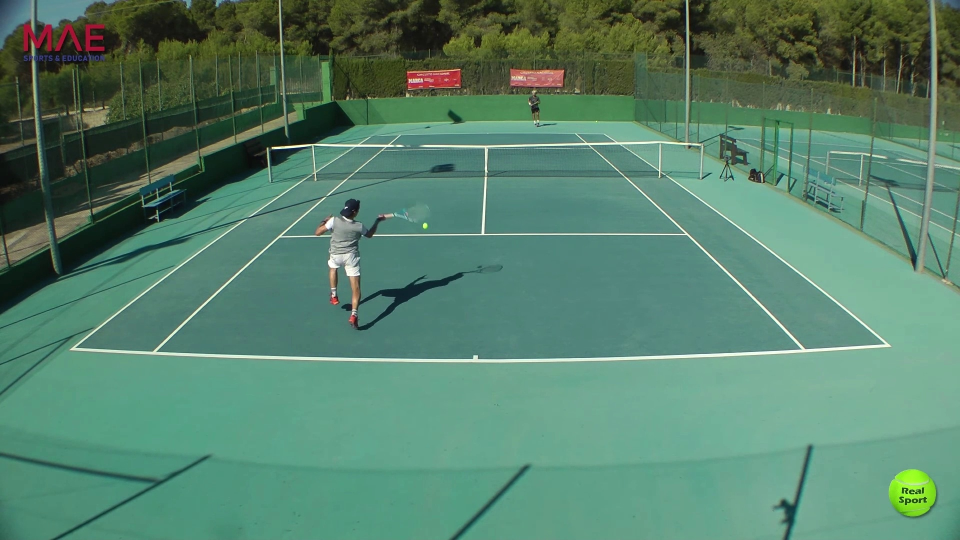
#> input picture images/1-2699.jpg, 1920 x 1080 px (shown at 1/2 size); its folder holds 4 pictures in this run
$ jupyter execute machine_learning.ipynb   (shell and % lines are left out)
#> lines starting #> are read from the running program, lines starting #| are printed output that depends on the picture; after the words box and inside, x2 and y2 are one past the last pixel; in counts of white or black regions, pixels touching at a corner belong together
# Proyecto ML

[cell 1]
import pandas as pd
import numpy as np
import matplotlib.pyplot as plt
from sklearn.preprocessing import MinMaxScaler, StandardScaler, Normalizer
from sklearn.model_selection import train_test_split
from sklearn.neighbors import KNeighborsClassifier
from sklearn import metrics
from sklearn.metrics import confusion_matrix
from sklearn.model_selection import cross_val_score
from sklearn.linear_model import LogisticRegression
from sklearn.naive_bayes import GaussianNB
from sklearn.ensemble import RandomForestClassifier
from sklearn.ensemble import VotingClassifier
from sklearn import tree
from sklearn.neural_network import MLPClassifier

## Dataset analysis

[cell 2]
from google.colab import drive
drive.mount('/content/drive')
%cd /content/drive/My Drive/MUCSI/VC
df = pd.read_csv("dataset.csv")
#> (reads dataset.csv from the repository)

[cell 3]
df

[cell 4]
df.describe()

[cell 5]
df['class'].value_counts()

[cell 6]
df.hist(figsize=(20,10))
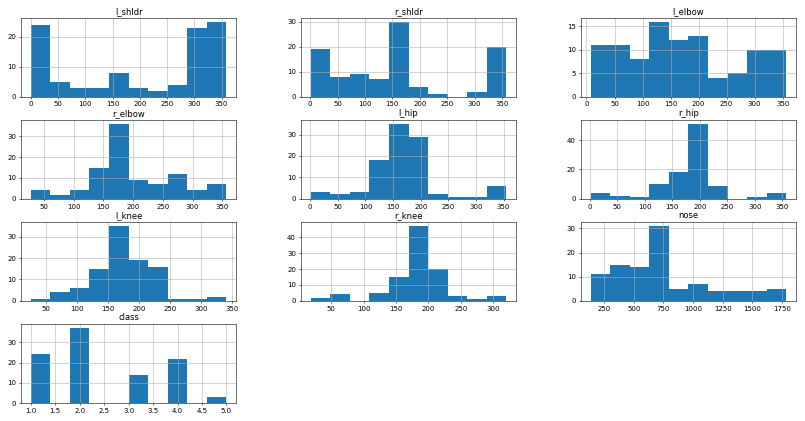
#> figure drawn by matplotlib, 10 panels; panel 1: tallest bar 25 high, from x = 323.1 to 359; panel 2: tallest bar 30 high, from x = 143.7 to 179.4; panel 3: tallest bar 16 high, from x = 111.9 to 146.8; panel 4: tallest bar 36 high, from x = 159.7 to 192.6

## Preprocessing

[cell 7]
df.drop(['image'], axis=1, inplace=True)
df.drop(df[df['class'] == 5].index, inplace = True)

[cell 8]
X = df.drop(['class'], axis=1)
y = df['class']

scaler = MinMaxScaler()
df_scaled = scaler.fit_transform(X)

scaler = Normalizer().fit(df_scaled)
normalizedX = scaler.transform(df_scaled)

[cell 9]
df_scaled = pd.DataFrame(df_scaled, columns = ["l_shdlr", "r_shdlr", "l_elbow", "r_elbow", "l_hip", "r_hip", "l_knee", "r_knee", "nose"])

[cell 10]
df_scaled.hist(figsize=(20,10))
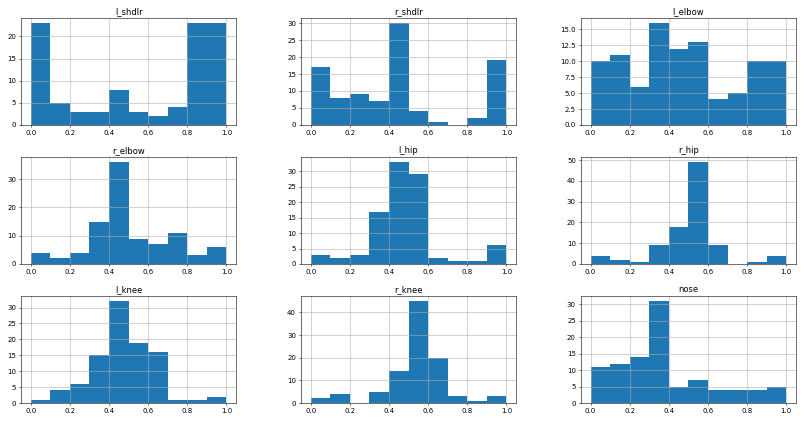
#> figure drawn by matplotlib, 9 panels; panel 2: tallest bar 30 high, from x = 0.4 to 0.5; panel 3: tallest bar 16 high, from x = 0.3 to 0.4; panel 4: tallest bar 36 high, from x = 0.4 to 0.5; panel 5: tallest bar 33 high, from x = 0.4 to 0.5

## KNN

### Without scaling

[cell 11]
X_train, X_test, y_train, y_test = train_test_split(
    X, y, test_size=0.1)

#Create KNN Classifier
knn = KNeighborsClassifier(n_neighbors=5)

#Train the model using the training sets
knn.fit(X_train, y_train)

#Predict the response for test dataset
y_pred = knn.predict(X_test)

print("Accuracy:",metrics.accuracy_score(y_test, y_pred))

[cell 12]
confusion_matrix(y_test, y_pred)

Scaling

[cell 13]
X_train, X_test, y_train, y_test = train_test_split(
    X, y, test_size=0.2)

#Create KNN Classifier
knn = KNeighborsClassifier(n_neighbors=3)

#Train the model using the training sets
knn.fit(X_train, y_train.astype('int'))

#Predict the response for test dataset
y_pred = knn.predict(X_test)

print("Accuracy:",metrics.accuracy_score(y_test.astype('int'), y_pred))

[cell 14]
auc = metrics.roc_auc_score(y_test, knn.predict_proba(X_test), multi_class='ovo', labels=[1,2,3,4])
auc

[cell 15]
confusion_matrix(y_test.astype('int'), y_pred)

## Ensemble

[cell 16]
clf = MLPClassifier(random_state=1, hidden_layer_sizes=(64,32,16), max_iter=10000)
clf2 = RandomForestClassifier(n_estimators=50, random_state=1)
clf3 = GaussianNB()
# tree = tree.DecisionTreeClassifier()

eclf = VotingClassifier(
    estimators=[('rf', clf2), ('gnb', clf3), ('MLP', clf)],
    voting='soft')

for clf, label in zip(
    [clf2, clf3, clf, eclf],
    ['Random Forest', 'naive Bayes', 'MLP', 'Ensemble']):

    scores = cross_val_score(clf, X_train, y_train, scoring='accuracy', cv=5)
    print("Accuracy: %0.2f (+/- %0.2f) [%s]" % (scores.mean(), scores.std(), label))

[cell 17]
clf = eclf.fit(X_train, y_train)
y_pred = eclf.predict(X_test)
print("Accuracy:",metrics.accuracy_score(y_test.astype('int'), y_pred))

[cell 18]
confusion_matrix(y_test.astype('int'), y_pred)

[cell 19]
auc = metrics.roc_auc_score(y_test, eclf.predict_proba(X_test), multi_class='ovo', labels=[1,2,3,4])
auc

[cell 20]
from sklearn.metrics import roc_curve, auc

# Parte final visión

[cell 21]
import cv2
from google.colab.patches import cv2_imshow

[cell 22]
sections = {'1':np.array([[762, 300],[690,353],[971,353],[975,300]]),
            '2':np.array([[975,300],[971,353],[1247,353],[1185,300]]),
            '3':np.array([[800,271],[762, 300],[975,300],[976,267]]),
            '4':np.array([[970,268],[970,300],[1185,300],[1151,268]]),
            '5':np.array([[443,370],[672,250],[1271,244],[1496,363],[1250,356,],[1151,271],[800,273],[689,362]])}

[cell 23]
def paint(image, c):
#> called with image = '1-2699.jpg', c = 1
    if len(image.split('-')) == 3:
        image = image.split('-')[0] + '-' + image.split('-')[2]

    img = cv2.imread('images/'+image)
#> img is the input picture: shape (1080, 1920, 3); mean B, G, R 107, 128.8, 86.2

    img2 = cv2.imread('images/'+image)

    cv2.fillPoly(img2, pts=[sections[str(c)]], color=(0, 0, 255))
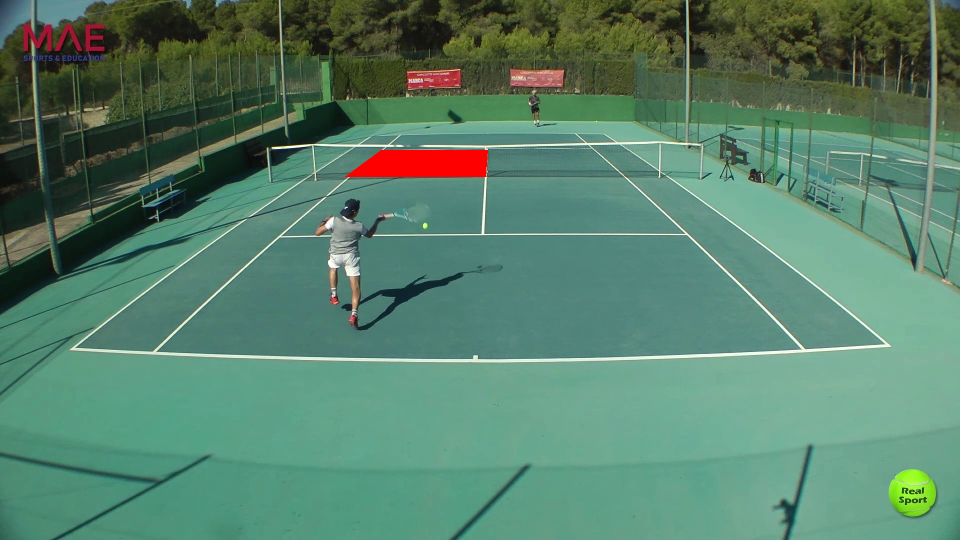
#> img2: shape (1080, 1920, 3) (shown at 1/2 size); 0.65% of pixels changed, all inside (x1, y1, x2, y2) = (690, 300, 976, 354)

    added = cv2.addWeighted(img2, 0.3, img, 0.7, 0)
    return added, image

[cell 24]
#Predict
df = pd.read_csv("dataset.csv")
prueba = df.head(1)
input = prueba.drop(['image', 'class'], axis=1)
output = eclf.predict(input)

[cell 25]
newImage, name = paint(prueba['image'][0], output[0])
#> name = '1-2699.jpg'
cv2_imshow(newImage)
